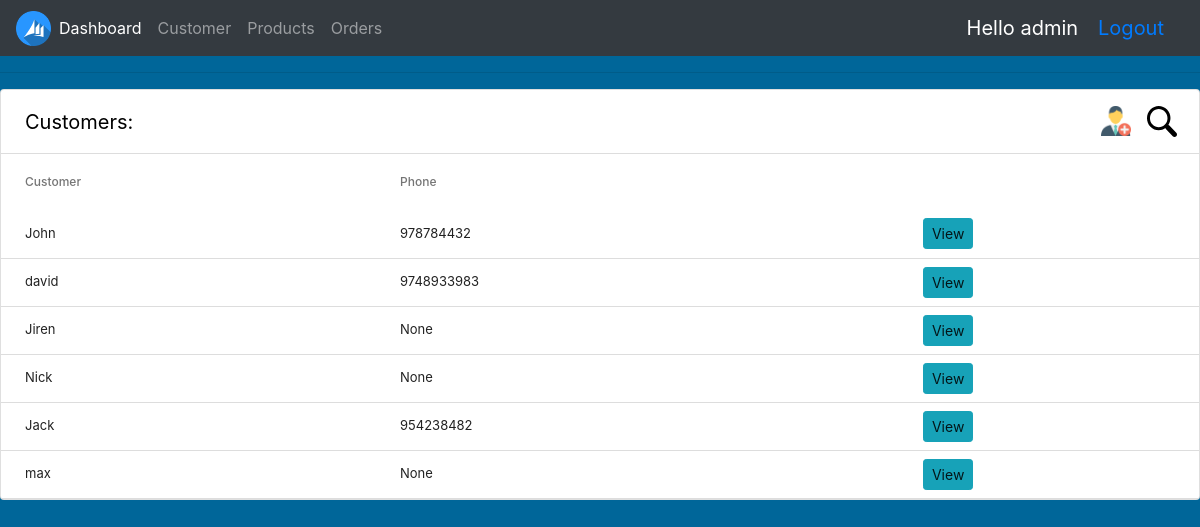
Page /customer/ (signed in) on the earlier database version.
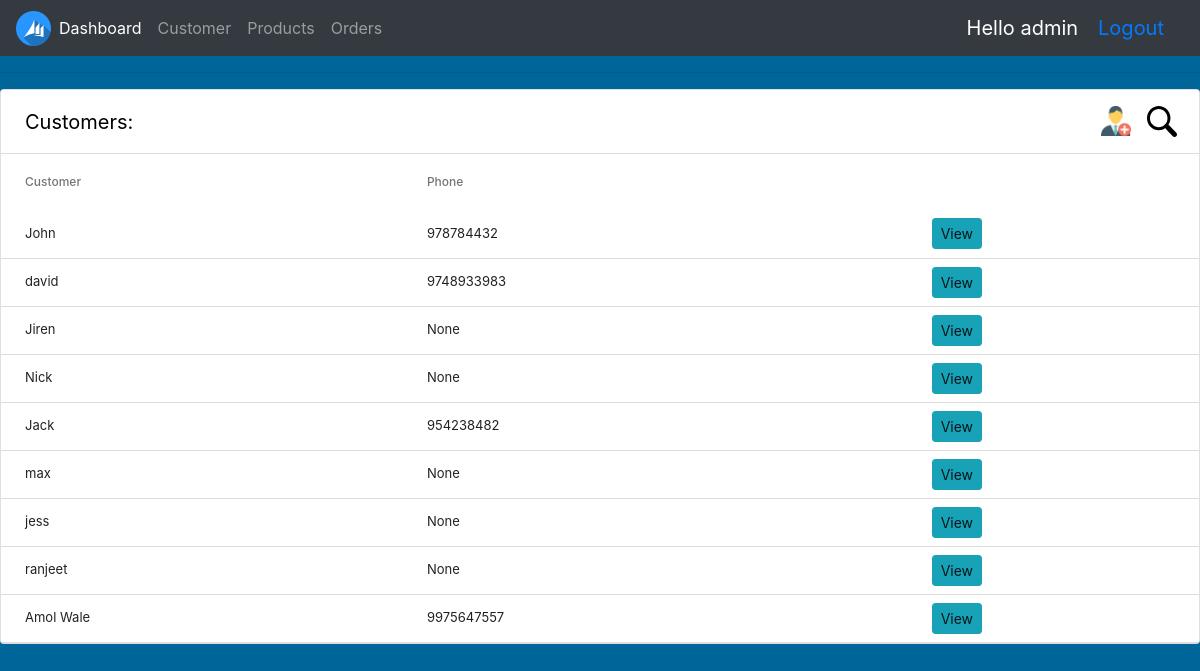
Same page on the later database version.
### accounts/models.py (models this page shows, shortened)
class Customer(models.Model):
	user  = models.OneToOneField(User,null=True, blank =True,on_delete=models.CASCADE)
	name = models.CharField(max_length =200,null=True)
	phone = models.CharField(max_length =200,null=True)
	email = models.EmailField(null=True)
	profile_pic  = models.ImageField(default="dp.jpg",null=True,blank=True)
	date_created = models.DateTimeField(auto_now_add =True,null=True)

### accounts/decorators.py (the view)
		def wrapper_func(request,*args,**kwargs):
			group = None
			if request.user.groups.exists():
				group = request.user.groups.all()[0].name
			if group in allowed_roles:
				return view_func(request,*args,**kwargs)
			else:
				return HttpResponse('You are not authorized to view this page')

### accounts/views.py (called while the page is built)
@login_required(login_url='login')
@allowed_user(allowed_roles=['admin'])
def customer_page(request):
	customers = Customer.objects.all()
	context = {'customers':customers}
	return render(request,'accounts/customer.html',context)

### accounts/templates/accounts/customer.html (shortened to what this page needs)
{% extends 'accounts/main.html' %}
{% load static %}
{% block content%}
<link rel="stylesheet" type="text/css" href="{% static '/css/customer.css' %}">
<div class="row">
  <div id="admin" class="col s12">
    <div class="card material-table">
      <div class="table-header">
        <span class="table-title">Customers: </span>
        <div class="actions">
          <a href="{% url 'create_customer' %}" class="modal-trigger waves-effect btn-flat nopadding"><img src="{% static '/images/add-user.png' %}" height = 30></a>
          <a href="#" class="search-toggle waves-effect btn-flat nopadding"><img src="{% static '/images/search.svg' %}" ></a>
        </div>
      </div>
      <table id="datatable">
        <thead>
          <tr>
            <th>Customer</th>
            <th>Phone</th>
            <th></th>
          </tr>
          {% for customer in customers %}
	<tr>
 		<td>{{customer.name}}</td>
		<td>{{customer.phone}}</td>
		<td> <a class = "btn btn-sm btn-info"href="{% url 'customer_info' customer.id %}">View</a></td>
	</tr>
	{% endfor %}
        </thead>
      </table>
    </div>
  </div>
</div>
{% endblock %}

Differences in the rows shown:
added Customer: name "jess", phone "None"
added Customer: name "ranjeet", phone "None"
added Customer: name "Amol Wale", phone "9975647557"
